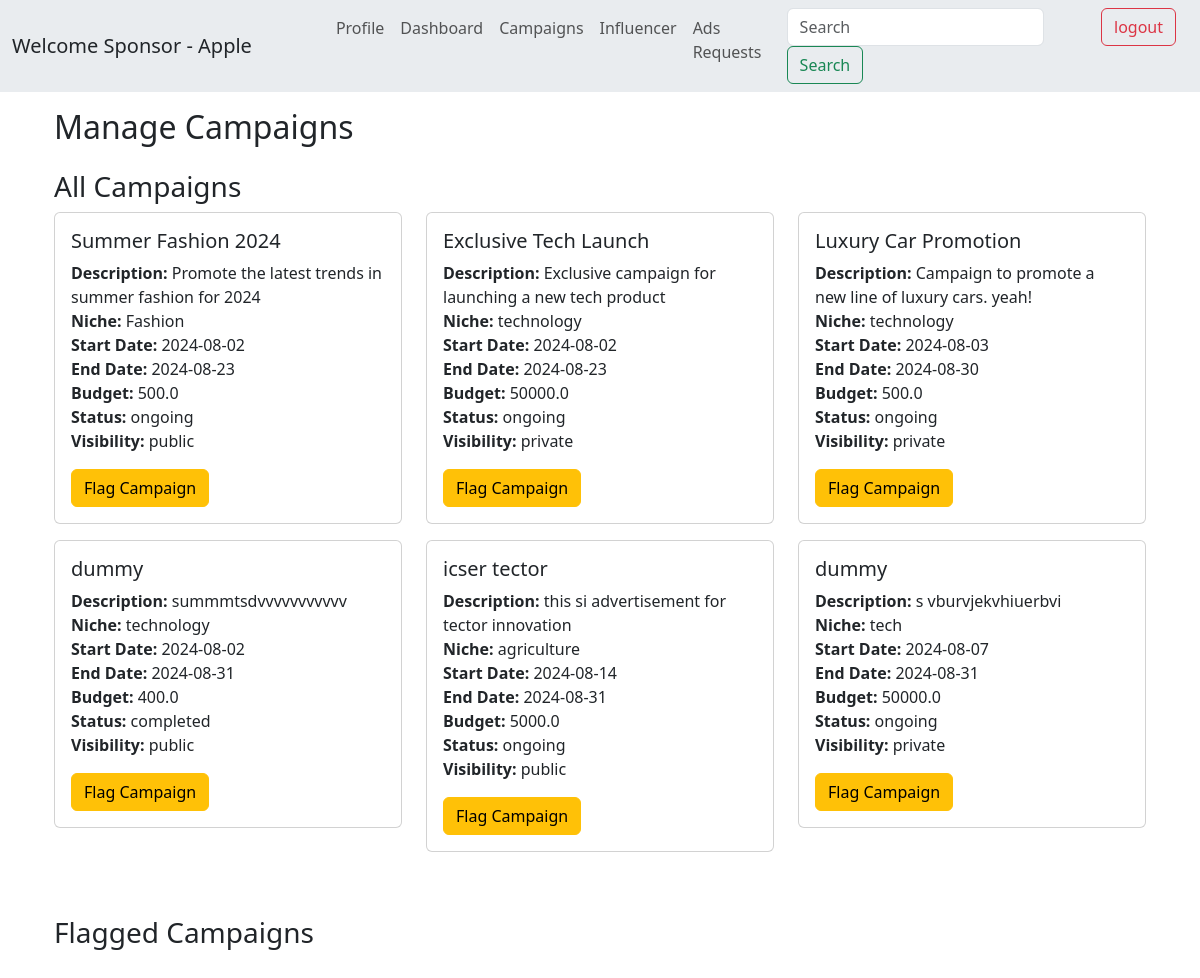
Page /admin/campaigns (signed in) on the committed database.
### models.py (models this page shows, shortened)
class User(db.Model):
    __tablename__ = 'users'
    id = db.Column(db.Integer, autoincrement=True,primary_key=True)
    username = db.Column(db.String(100), unique=True, nullable=False)
    email = db.Column(db.String(100), unique=True, nullable=False)
    password = db.Column(db.String(200), nullable=False)
    role = db.Column(db.String(50), nullable=False)  # 'admin', 'sponsor', 'influencer'
    flagged = db.Column(db.Boolean, default=False)
    unflag_request = db.Column(db.String(500), nullable=False)                   # to uflag mesg
    company_name = db.Column(db.String(100), nullable=True)
    industry = db.Column(db.String(100), nullable=True)
    budget = db.Column(db.Float, nullable=True)
    category = db.Column(db.String(100), nullable=True)
    niche = db.Column(db.String(100), nullable=True)
    reach = db.Column(db.Integer, nullable=True)

class Campaign(db.Model):
    __tablename__ = 'campaigns'
    id = db.Column(db.Integer, primary_key=True)
    title = db.Column(db.String(200), nullable=False)
    description = db.Column(db.String(400), nullable=False)
    niche = db.Column(db.String(100), nullable=False)
    start_date = db.Column(db.Date, nullable=False)
    end_date = db.Column(db.Date, nullable=False)
    budget = db.Column(db.Float, nullable=False)
    visibility = db.Column(db.String(50), nullable=False)
    status = db.Column(db.String(50), nullable=False, default='ongoing')
    goals = db.Column(db.Text, nullable=True)
    sponsor_id = db.Column(db.Integer, db.ForeignKey('users.id'), nullable=False)
    is_flagged = db.Column(db.Boolean, default=False)
    sponsor = db.relationship('User', backref=db.backref('campaigns', lazy=True))
    ad_requests = db.relationship('AdRequest', back_populates='campaign', lazy=True)

### main.py (the view)
@app.route('/admin/campaigns', methods=['GET'])
def manage_campaigns():
    campaigns = Campaign.query.all()
    flagged_campaigns = Campaign.query.filter_by(is_flagged=True).all()
    return render_template('/admin/admin_campaigns.html', campaigns=campaigns, flagged_campaigns=flagged_campaigns)

### main.py (called while the page is built)
@app.context_processor
def inject_user():
    if 'user_id' in session:
        user = User.query.get(session['user_id'])
    else:
        user = None
    return dict(current_user=user)

### templates/admin/admin_campaigns.html (shortened to what this page needs)
{% extends 'base.html' %}
{% block content %}
<div class="container mt-3">
    <h2 class="mb-4">Manage Campaigns</h2>
    <div class="mb-5">
        <h3>All Campaigns</h3>
        <div class="row">
            {% for campaign in campaigns %}
                {% if not campaign.is_flagged %}
                    <div class="col-md-4 mb-3">
                        <div class="card">
                            <div class="card-body">
                                <h5 class="card-title">{{ campaign.title }}</h5>
                                <p class="card-text">
                                    <strong>Description:</strong> {{ campaign.description }}<br>
                                    <strong>Niche:</strong> {{ campaign.niche }}<br>
                                    <strong>Start Date:</strong> {{ campaign.start_date }}<br>
                                    <strong>End Date:</strong> {{ campaign.end_date }}<br>
                                    <strong>Budget:</strong> {{ campaign.budget }}<br>
                                    <strong>Status:</strong> {{ campaign.status }}<br>
                                    <strong>Visibility:</strong> {{ campaign.visibility }}
                                </p>
                                <form method="POST" action="{{ url_for('flag_campaign', campaign_id=campaign.id) }}" style="display:inline;">
                                    <button type="submit" class="btn btn-warning">Flag Campaign</button>
                                </form>
                            </div>
                        </div>
                    </div>
                {% endif %}
            {% endfor %}
        </div>
    </div>
    <div class="mb-5">
        <h3>Flagged Campaigns</h3>
    </div>
</div>
{% endblock %}

### templates/base.html (shortened to what this page needs)
<!DOCTYPE html>
<html lang="en">
<head>
    <link rel="stylesheet" href="https://maxcdn.bootstrapcdn.com/bootstrap/4.0.0/css/bootstrap.min.css">
    <link href="https://cdn.jsdelivr.net/npm/bootstrap@5.3.3/dist/css/bootstrap.min.css" rel="stylesheet">
</head>
<body>
  <nav class="navbar navbar-expand-lg bg-body-secondary">
    <div class="container-fluid">
      <a class="navbar-brand">
        {% if 'user_id' in session %}
                Welcome {{ session['user_role'].capitalize() }} - {{ session['username'].capitalize() }}
            {% else %}
                Welcome to IESCP
            {% endif %}
      </a>
      <div class="collapse navbar-collapse" id="navbarNav">
        <div class="container-fluid">
          <ul class="navbar-nav ml-auto ms-5  ">
            {% if 'user_id' in session %}
                {% if session['user_role'] == 'sponsor' %}
                  {% if current_user.flagged %}
                      <li class="nav-item ml-auto me-auto"><a class="nav-link" href="{{ url_for('sponsor_profile') }}">Profile</a></li>
                  {% else %}
                      <li class="nav-item ml-auto me-auto"><a class="nav-link" href="{{ url_for('sponsor_profile') }}">Profile</a></li>
                      <li class="nav-item ml-auto me-auto"><a class="nav-link" href="{{ url_for('sponsor_dash') }}">Dashboard</a></li>
                      <li class="nav-item ml-auto me-auto"><a class="nav-link" href="{{ url_for('sponsor_campaigns') }}">Campaigns</a></li>
                      <li class="nav-item ml-auto me-auto"><a class="nav-link" href="{{ url_for('sponsor_influencer') }}">Influencer</a></li>
                      <li class="nav-item ml-auto me-auto"><a class="nav-link" href="{{ url_for('sponsor_ad_requests') }}">Ads Requests</a></li>
                  {% endif %}
                {% endif %}
                <li class="nav-item ml-auto">
                    <form class="form-inline my-2 my-lg-0" action="{{ url_for('homepage') }}" method="GET">
                        <input class="form-control mr-sm-2" type="search" placeholder="Search" aria-label="Search" name="query">
                        <button class="btn btn-outline-success my-3 my-sm-0" type="submit">Search</button>
                    </form>
                </li>
                <li class="nav-item ">
                   <a type="button " class="btn btn-outline-danger ms-3 " aria-current="page" href="{{ url_for('logout') }}" >logout</a>
                </li>
            {% else %}
                <li class="nav-item ms-auto">
                    <span class="navbar-text">
                        Welcome to Influencer Engagement and Sponsor Coordination Platform.
                    </span>
                </li>
            {% endif %}
          </ul>
        </div>
      </div>
    </div>
  </nav>
  <div class="container">
    {% block content %}     {% endblock %}
  </div>
</body>
</html>

### rows in the picture
User: user_role "Sponsor", username "Apple"
Campaign: title "Summer Fashion 2024", description "Promote the latest trends in summer fashion for 2024", niche "Fashion", start_date "2024-08-02", end_date "2024-08-23", budget "500.0", status "ongoing", visibility "public"
Campaign: title "Exclusive Tech Launch", description "Exclusive campaign for launching a new tech product", niche "technology", start_date "2024-08-02", end_date "2024-08-23", budget "50000.0", status "ongoing", visibility "private"
Campaign: title "Luxury Car Promotion", description "Campaign to promote a new line of luxury cars. yeah!", niche "technology", start_date "2024-08-03", end_date "2024-08-30", budget "500.0", status "ongoing", visibility "private"
Campaign: title "dummy", description "summmtsdvvvvvvvvvvv", niche "technology", start_date "2024-08-02", end_date "2024-08-31", budget "400.0", status "completed", visibility "public"
Campaign: title "icser tector", description "this si advertisement for tector innovation", niche "agriculture", start_date "2024-08-14", end_date "2024-08-31", budget "5000.0", status "ongoing", visibility "public"
Campaign: title "dummy", description "s vburvjekvhiuerbvi", niche "tech", start_date "2024-08-07", end_date "2024-08-31", budget "50000.0", status "ongoing", visibility "private"
